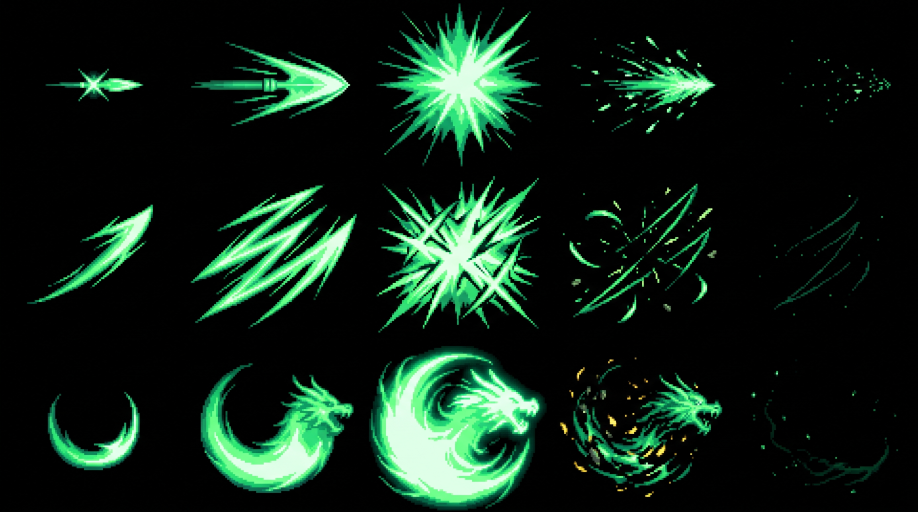
#> input picture assets/skills/gemini/guangong.png, 2752 x 1536 px (shown at 1/3 size); its folder holds only this picture in this run
$ python skill_fx.py
#> lines starting #> are read from the running program, lines starting #| are printed output that depends on the picture
"""把 Gemini 畫的技能打擊特效原圖（assets/skills/gemini/<id>.png，純黑底、3 排 × 5 格）
切成遊戲用的整齊格子：assets/skills/<id>.png，每格 CELL×CELL，3 排（s1/s2/ult）× 5 格。
黑底不用去背：遊戲裡用 'lighter'（加亮）疊上去，黑色自然消失。

用法：python3 tools/skill_fx.py [id ...]   （不給 id 就處理全部）
"""
import glob, os, sys
import numpy as np
from PIL import Image

ROOT = os.path.join(os.path.dirname(os.path.abspath(__file__)), '..')
CELL, ROWS, COLS = 96, 3, 5


def runs(ink, n):
    """找出連續有墨水的區段，太多就把最近的併起來，太少就平均切"""
    r, i = [], 0
    while i < len(ink):
        if ink[i]:
            j = i
            while j < len(ink) and ink[j]: j += 1
            if j - i > 3: r.append([i, j])
            i = j
        i += 1
    while len(r) > n:
        k = min(range(len(r) - 1), key=lambda k: r[k + 1][0] - r[k][1])
        r[k:k + 2] = [[r[k][0], r[k + 1][1]]]
    if len(r) < n:
        L = len(ink); r = [[L * k // n, L * (k + 1) // n] for k in range(n)]
    return r


def lum(a): return a.max(axis=2)


def do(id_):
#> called with id_ = 'guangong'
    src = os.path.join(ROOT, 'assets/skills/gemini', id_ + '.png')
    im = Image.open(src).convert('RGB'); a = np.asarray(im).astype(int)
#> in do, im is the input picture: PIL image 2752x1536 RGB; mean R, G, B 16.7, 36.4, 24.3
    a[lum(a) < 48] = 0  # 壓掉 JPEG 黑底的雜訊
#> in lum, `def lum(a): return a.max(axis=2)`:
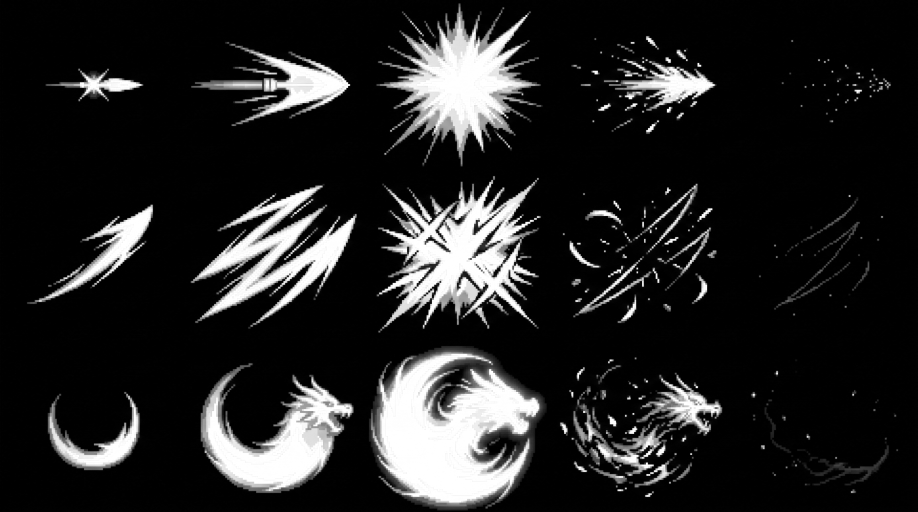
#> returned value: shape (1536, 2752) int64 (shown at 1/3 size); min 0, max 255, mean 36.4
    L = lum(a)
#> in lum (call 2), `def lum(a): return a.max(axis=2)`:
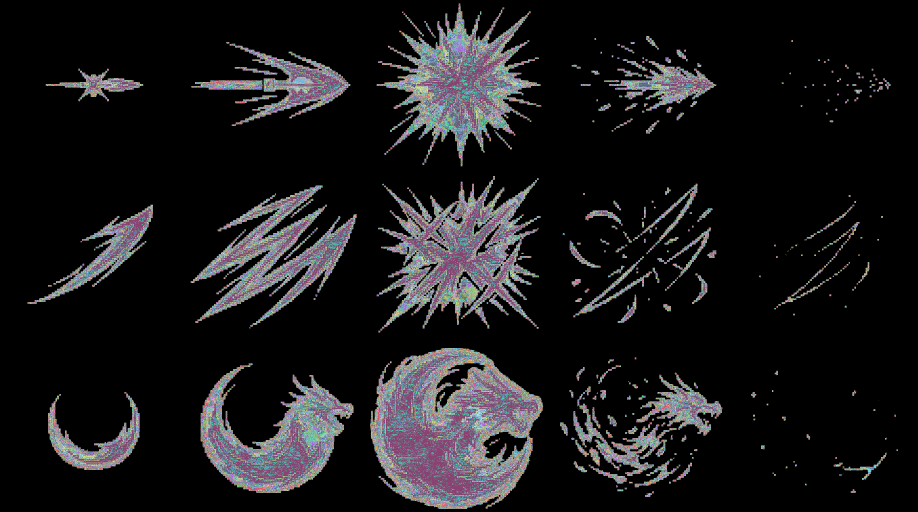
#> returned value: shape (1536, 2752) int64 (shown at 1/3 size); 209 distinct labels, from 0 to 255; one colour per label, 0 black
    # 排用墨水斷開的地方切；格子用整張圖墨水範圍平均分五等分（Gemini 排得很平均，淡出的格子常常幾乎空白）
    xs = np.where((L > 60).sum(axis=0) > 2)[0]; X0, X1 = xs.min(), xs.max() + 1
#> after `xs = np.where((L > 60).sum(axis=0) > 2)[0]`: xs = 2259 values from 86 to 2693
#> after `X0, X1 = (xs.min(), xs.max() + 1)`: X0 = 86; X1 = 2694
    cw = (X1 - X0) / COLS
#> cw = 521.6
    bands = runs((L > 60).sum(axis=1) > 2, ROWS)
#> the loop in runs, `while i < len(ink):` made 104 passes
#> i on passes 12, 41, 42, 94: 500, 987, 998, 1525
#> i on passes 1 to 6: 1, 2, 3, 4, 5, 6
#> after the loop in runs, `while i < len(ink):`: i = 1536; j = 1525; r = [[11, 499], [528, 986], [987, 997], [1049, 1525]]
#> the loop in runs, `while len(r) > n:` made 1 pass
#> after the loop in runs, `while len(r) > n:`: r = [[11, 499], [528, 997], [1049, 1525]]
#> bands = [[11, 499], [528, 997], [1049, 1525]]
    side = max(cw, max(y1 - y0 for y0, y1 in bands))
#> side = 521.6
    s = CELL / side  # 同一張圖用同一個縮放，格子大小才不會跳
#> s = 0.184
    out = Image.new('RGB', (CELL * COLS, CELL * ROWS))
#> out: PIL image 480x288 RGB; every value is 0
    for ri, (y0, y1) in enumerate(bands):
        for ci in range(COLS):
            x0, x1 = int(X0 + ci * cw), int(X0 + (ci + 1) * cw)
            c = Image.fromarray(a[y0:y1, x0:x1].astype('uint8'))
            c = c.resize((max(1, round(c.size[0] * s)), max(1, round(c.size[1] * s))), Image.LANCZOS)
            out.paste(c, (ci * CELL + (CELL - c.size[0]) // 2, ri * CELL + (CELL - c.size[1]) // 2))
#> this loop made 3 passes
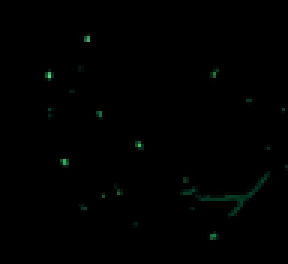
#> c: PIL image 96x88 RGB (shown 3 times larger); mean R, G, B 0.2, 1, 0.6
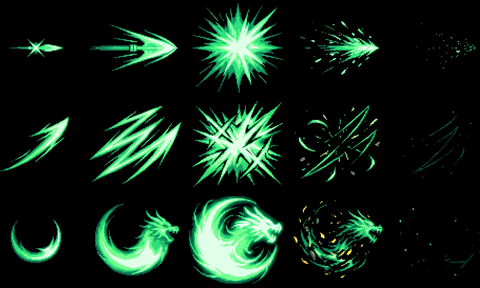
#> out: PIL image 480x288 RGB; mean R, G, B 17, 36.9, 24.8
    dst = os.path.join(ROOT, 'assets/skills', id_ + '.png')
    out.save(dst, optimize=True)
    print(id_, im.size, '->', dst)
#| guangong (2752, 1536) -> tools/../assets/skills/guangong.png


ids = sys.argv[1:] or [os.path.basename(p)[:-4] for p in sorted(glob.glob(os.path.join(ROOT, 'assets/skills/gemini/*.png')))]
for i in ids: do(i)

$ run again, on assets/skills/gemini/medusa.png
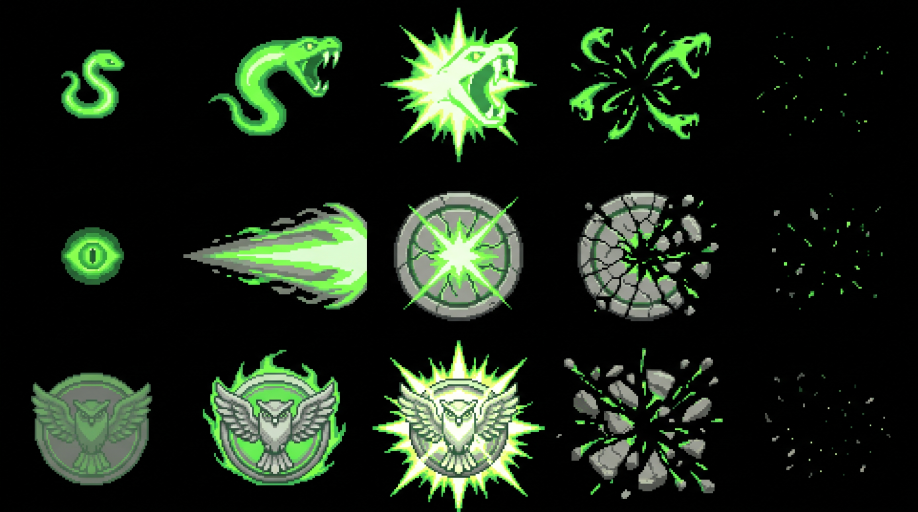
#> input picture assets/skills/gemini/medusa.png, 2752 x 1536 px (shown at 1/3 size)
#> in do, im is the input picture: PIL image 2752x1536 RGB; mean R, G, B 29.4, 40.9, 26.6
#> in lum (call 2), `def lum(a): return a.max(axis=2)`:
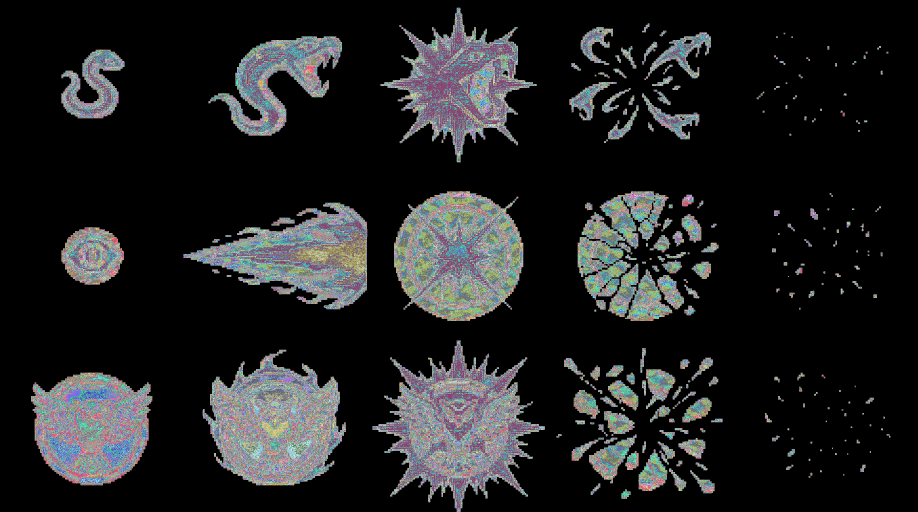
#> returned value: shape (1536, 2752) int64 (shown at 1/3 size); 209 distinct labels, from 0 to 255; one colour per label, 0 black
#> xs = 2309 values from 93 to 2670
#> X0 = 93; X1 = 2671
#> cw = 515.6
#> the loop in runs, `while i < len(ink):` made 169 passes
#> i on passes 24, 111, 169: 488, 963, 1536
#> after the loop in runs, `while i < len(ink):`: i = 1537; j = 1536; r = [[23, 487], [574, 963], [1021, 1536]]
#> side = 515.6
#> s = 0.186
#> the loop in do, `for ri, (y0, y1) in enumerate(bands):` made 3 passes
#> after the loop in do, `for ri, (y0, y1) in enumerate(bands):`:
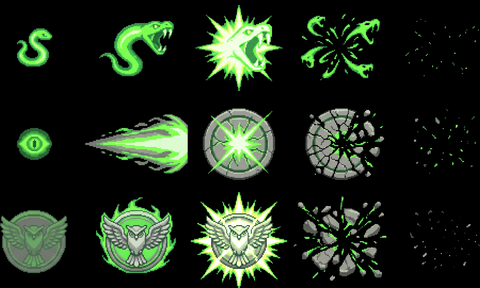
#> out: PIL image 480x288 RGB; mean R, G, B 30.8, 42.7, 27.9
#| medusa (2752, 1536) -> tools/../assets/skills/medusa.png

$ run again, on assets/skills/gemini/redgirl.png
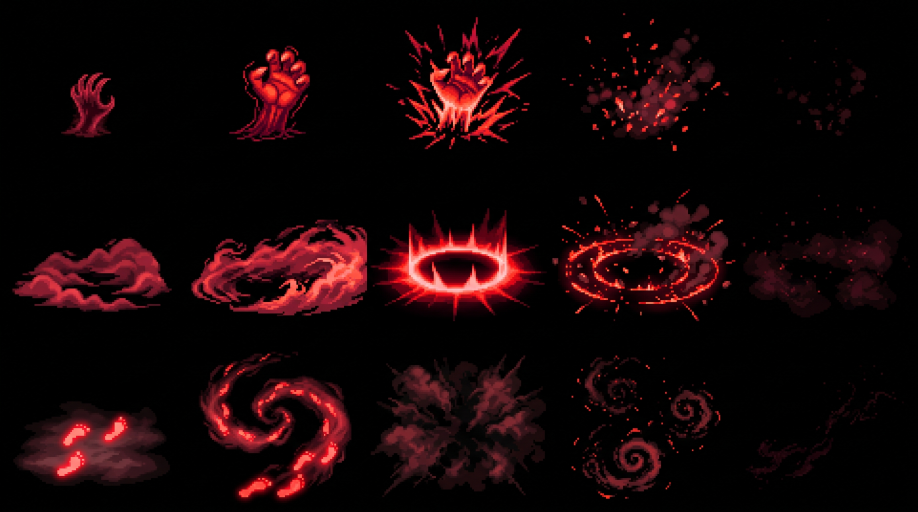
#> input picture assets/skills/gemini/redgirl.png, 2752 x 1536 px (shown at 1/3 size)
#> in do, im is the input picture: PIL image 2752x1536 RGB; mean R, G, B 23.5, 6.1, 7.6
#> in lum (call 2), `def lum(a): return a.max(axis=2)`:
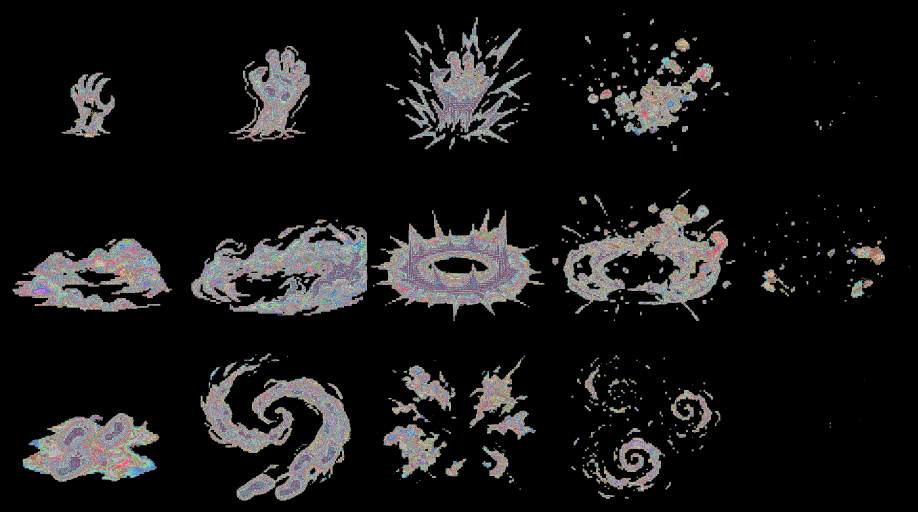
#> returned value: shape (1536, 2752) int64 (shown at 1/3 size); 209 distinct labels, from 0 to 255; one colour per label, 0 black
#> xs = 2341 values from 38 to 2658
#> X0 = 38; X1 = 2659
#> cw = 524.2
#> the loop in runs, `while i < len(ink):` made 296 passes
#> i on passes 41, 47, 162, 260: 46, 454, 963, 1499
#> after the loop in runs, `while i < len(ink):`: i = 1536; j = 1499; r = [[40, 45], [51, 453], [568, 963], [1061, 1499]]
#> the loop in runs, `while len(r) > n:` made 1 pass
#> k on pass 1: 0
#> after the loop in runs, `while len(r) > n:`: r = [[40, 453], [568, 963], [1061, 1499]]
#> side = 524.2
#> s = 0.183
#> the loop in do, `for ri, (y0, y1) in enumerate(bands):` made 3 passes
#> after the loop in do, `for ri, (y0, y1) in enumerate(bands):`:
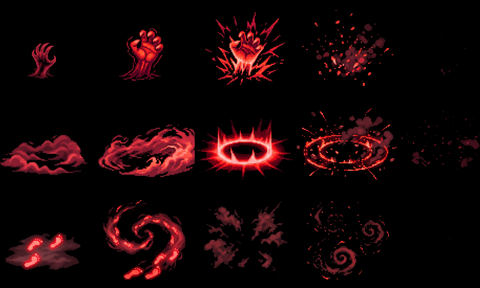
#> out: PIL image 480x288 RGB; mean R, G, B 21.5, 5.4, 6.6
#| redgirl (2752, 1536) -> tools/../assets/skills/redgirl.png

$ run again, on assets/skills/gemini/tudigong.png
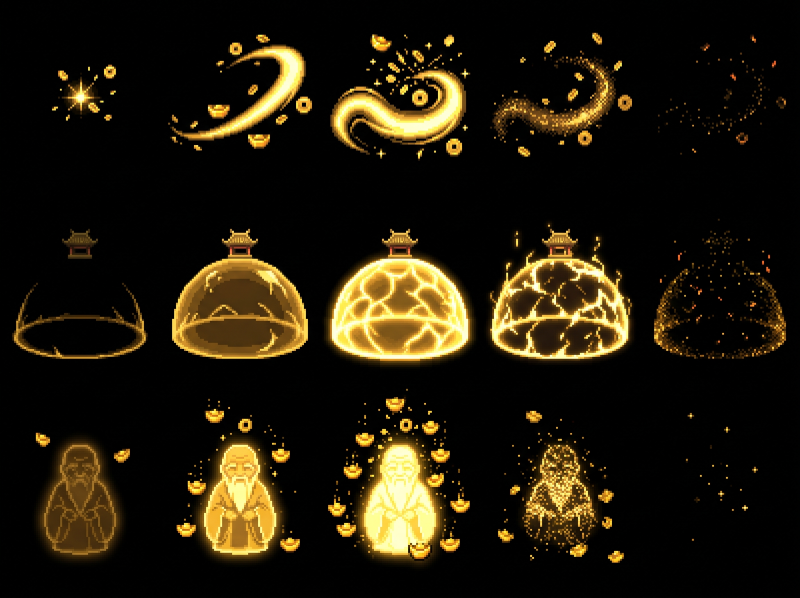
#> input picture assets/skills/gemini/tudigong.png, 2400 x 1792 px (shown at 1/3 size)
#> in do, im is the input picture: PIL image 2400x1792 RGB; mean R, G, B 34.4, 27.4, 11.8
#> in lum (call 2), `def lum(a): return a.max(axis=2)`:
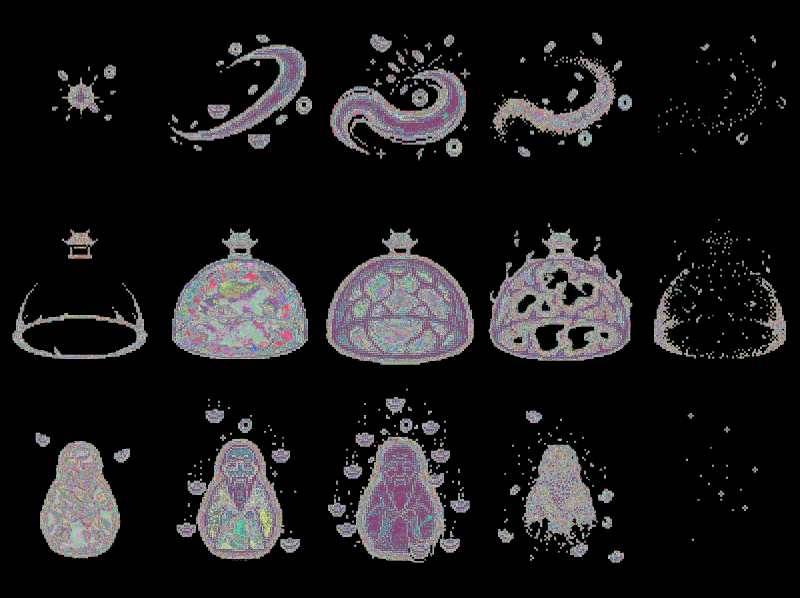
#> returned value: shape (1792, 2400) int64 (shown at 1/3 size); 209 distinct labels, from 0 to 255; one colour per label, 0 black
#> xs = 2090 values from 37 to 2357
#> X0 = 37; X1 = 2358
#> cw = 464.2
#> the loop in runs, `while i < len(ink):` made 499 passes
#> i on passes 99, 296, 302, 377, 396: 476, 680, 1091, 1172, 1688
#> after the loop in runs, `while i < len(ink):`: i = 1792; j = 1688; r = [[98, 476], [673, 680], [686, 1091], [1166, 1172], [1191, 1688]]
#> the loop in runs, `while len(r) > n:` made 2 passes
#> k on passes 1 to 2: 1, 2
#> after the loop in runs, `while len(r) > n:`: r = [[98, 476], [673, 1091], [1166, 1688]]
#> side = 522
#> s = 0.184
#> the loop in do, `for ri, (y0, y1) in enumerate(bands):` made 3 passes
#> after the loop in do, `for ri, (y0, y1) in enumerate(bands):`:
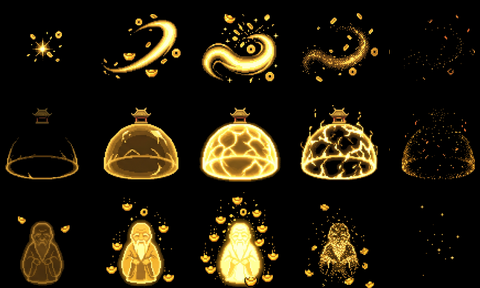
#> out: PIL image 480x288 RGB; mean R, G, B 34.8, 27.9, 12
#| tudigong (2400, 1792) -> tools/../assets/skills/tudigong.png

$ run again, on assets/skills/gemini/hachi.png
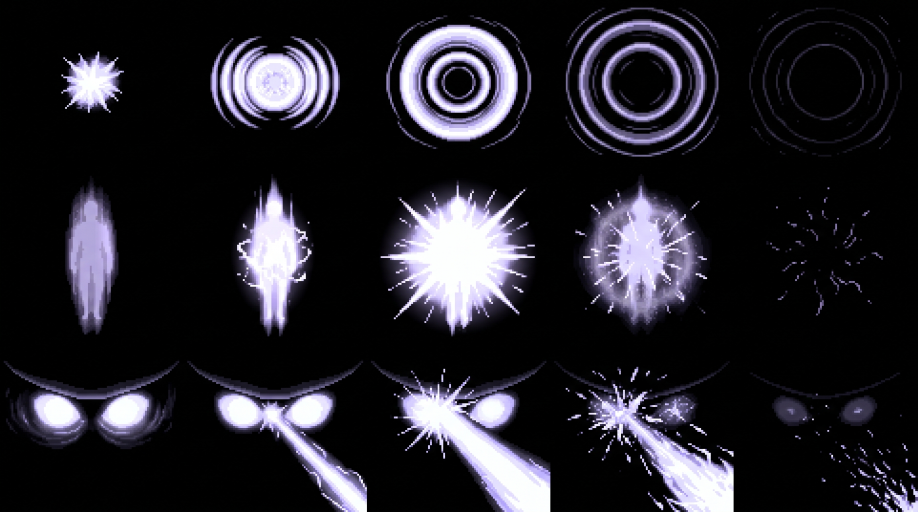
#> input picture assets/skills/gemini/hachi.png, 2752 x 1536 px (shown at 1/3 size)
#> in do, im is the input picture: PIL image 2752x1536 RGB; mean R, G, B 37.6, 36.1, 43.2
#> xs = 2501 values from 23 to 2751
#> X0 = 23; X1 = 2752
#> cw = 545.8
#> the loop in runs, `while i < len(ink):` made 179 passes
#> i on passes 24, 93, 179: 471, 1009, 1536
#> after the loop in runs, `while i < len(ink):`: i = 1537; j = 1536; r = [[23, 470], [539, 1009], [1095, 1536]]
#> side = 545.8
#> s = 0.176
#> the loop in do, `for ri, (y0, y1) in enumerate(bands):` made 3 passes
#> after the loop in do, `for ri, (y0, y1) in enumerate(bands):`:
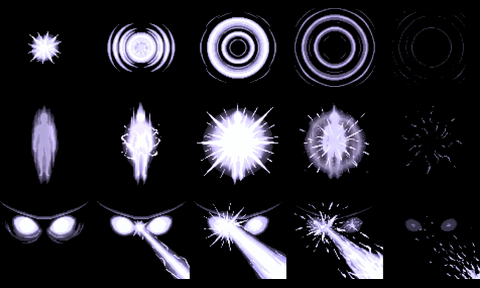
#> out: PIL image 480x288 RGB; mean R, G, B 34.6, 33.3, 39.5
#| hachi (2752, 1536) -> tools/../assets/skills/hachi.png
